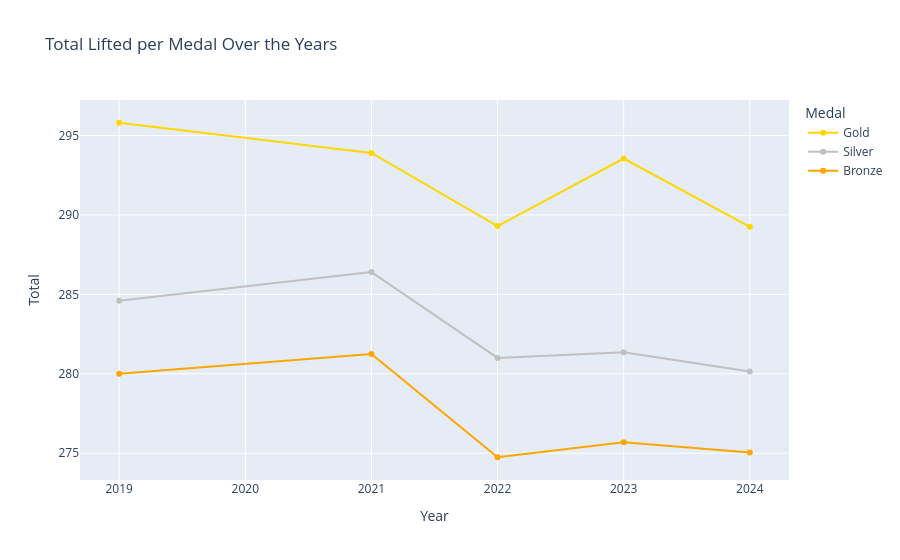

Notebook cell for this chart:
### Code cell
#chart: Average total lift per medal over the years


# Group the data by Year and Medal
df_medals_groupped = df_final.groupby(["Year", "Medal"])["Total"].mean().reset_index()

# Definir el orden de las medallas
order_medals = ["Gold", "Silver", "Bronze"]

# Colores para las medallas
colors_medals = {
    "Gold": "gold",
    "Silver": "silver",
    "Bronze": "orange"
}

# Crear gráfico
fig = px.line(df_medals_groupped, 
              x="Year", 
              y="Total", 
              color="Medal", 
              title="Total Lifted per Medal Over the Years",
              markers=True,
              category_orders={"Medal": order_medals},  # Orden de las medallas
              color_discrete_map=colors_medals)  # Asignar colores a las medallas

# Mostrar el gráfico interactivo
fig.show()

### Figure 1 — Plotly figure (JSON) as saved in the notebook; plotly's stock layout.template omitted (floating-point values rounded to 4 significant figures)
{"data": [{"hovertemplate": "Medal=Gold<br>Year=%{x}<br>Total=%{y}<extra></extra>", "legendgroup": "Gold", "line": {"color": "gold", "dash": "solid"}, "marker": {"symbol": "circle"}, "mode": "lines+markers", "name": "Gold", "orientation": "v", "showlegend": true, "type": "scatter", "x": [2019, 2021, 2022, 2023, 2024], "xaxis": "x", "y": [295.8, 293.9, 289.3, 293.6, 289.2], "yaxis": "y"}, {"hovertemplate": "Medal=Silver<br>Year=%{x}<br>Total=%{y}<extra></extra>", "legendgroup": "Silver", "line": {"color": "silver", "dash": "solid"}, "marker": {"symbol": "circle"}, "mode": "lines+markers", "name": "Silver", "orientation": "v", "showlegend": true, "type": "scatter", "x": [2019, 2021, 2022, 2023, 2024], "xaxis": "x", "y": [284.6, 286.4, 281.0, 281.4, 280.1], "yaxis": "y"}, {"hovertemplate": "Medal=Bronze<br>Year=%{x}<br>Total=%{y}<extra></extra>", "legendgroup": "Bronze", "line": {"color": "orange", "dash": "solid"}, "marker": {"symbol": "circle"}, "mode": "lines+markers", "name": "Bronze", "orientation": "v", "showlegend": true, "type": "scatter", "x": [2019, 2021, 2022, 2023, 2024], "xaxis": "x", "y": [280.0, 281.2, 274.8, 275.7, 275.1], "yaxis": "y"}], "layout": {"legend": {"title": {"text": "Medal"}, "tracegroupgap": 0}, "title": {"text": "Total Lifted per Medal Over the Years"}, "xaxis": {"anchor": "y", "domain": [0, 1], "title": {"text": "Year"}}, "yaxis": {"anchor": "x", "domain": [0, 1], "title": {"text": "Total"}}}}
